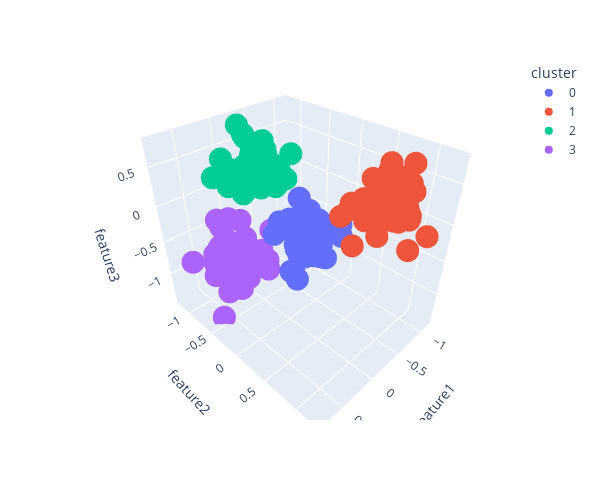

Here is the notebook cell this chart was saved with:
### Code cell
px.scatter_3d(
    df, 
    x="feature1", y="feature2", z="feature3", 
    color="cluster", 
    category_orders={"cluster": ["0", "1", "2", "3"]},
    width=600, height=500
)
